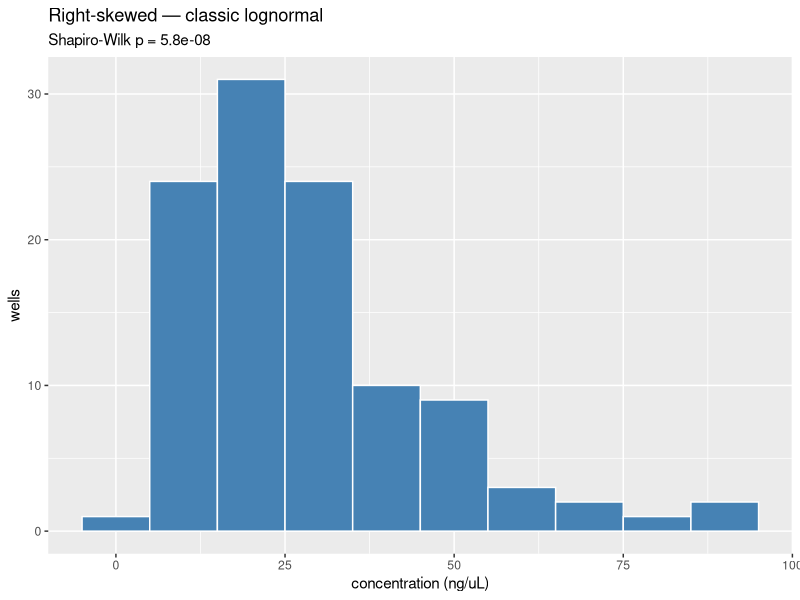
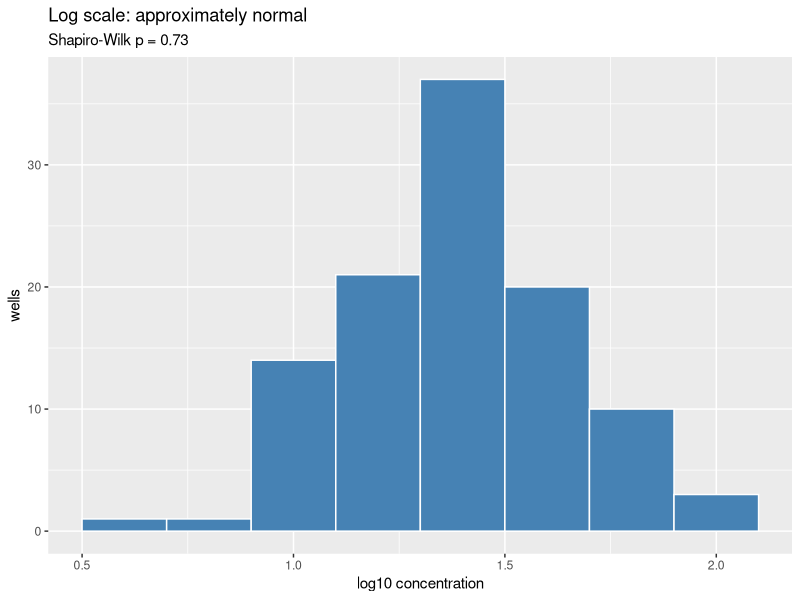
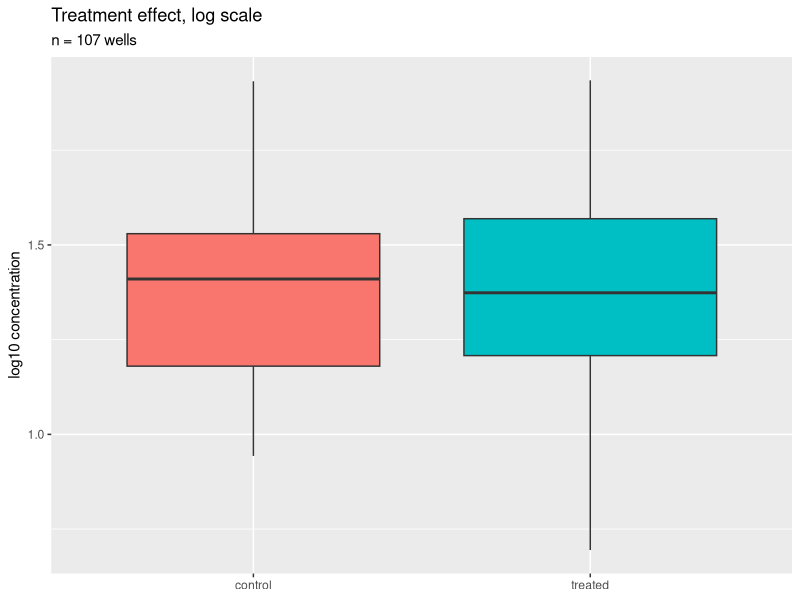
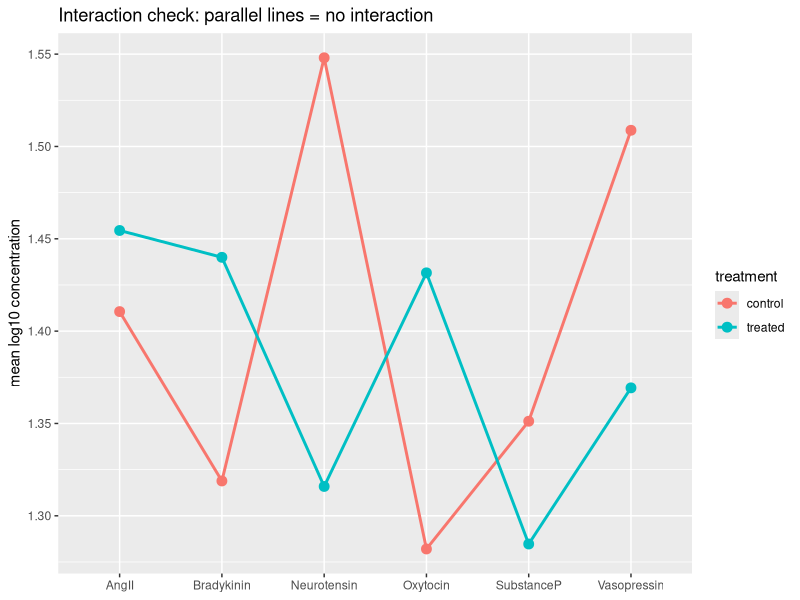

Write the R code that produced these figures, in order.
# Project 2 — Reference solution (R)
# Run from the repo root:  Rscript projects/p2/solution.R

library(tidyverse)
library(broom)

set.seed(42)

dat <- read_csv("data/peptides_assay_clean.csv", show_col_types = FALSE)

## 1. Structure ----
cat("dimensions:", nrow(dat), "rows x", ncol(dat), "cols\n\n")
glimpse(dat)

## 2. Missingness ----
cat("\nNAs per column:\n")
print(colSums(is.na(dat)))
cat("\nOnly concentration has NAs — a missing well means the measurement
failed (instrument/pipetting), not that the sample was absent.\n\n")

## 3-4. EDA: the skew, and the log fix ----
p1 <- ggplot(dat, aes(concentration_ng_ul)) +
  geom_histogram(binwidth = 10, fill = "steelblue", color = "white") +
  labs(x = "concentration (ng/uL)", y = "wells",
       title = "Right-skewed — classic lognormal",
       subtitle = paste0("Shapiro-Wilk p = ",
                         format(shapiro.test(dat$concentration_ng_ul)$p.value,
                                digits = 2)))

dat_log <- dat |>
  mutate(log_conc = log10(concentration_ng_ul))

p2 <- ggplot(dat_log, aes(log_conc)) +
  geom_histogram(binwidth = 0.2, fill = "steelblue", color = "white") +
  labs(x = "log10 concentration", y = "wells",
       title = "Log scale: approximately normal",
       subtitle = paste0("Shapiro-Wilk p = ",
                         format(shapiro.test(na.omit(dat_log$log_conc))$p.value,
                                digits = 2)))

ggsave("projects/p2/fig1_hist_raw.png", p1, width = 6, height = 4, dpi = 300)
ggsave("projects/p2/fig2_hist_log.png", p2, width = 6, height = 4, dpi = 300)

## 5. Q1 — treatment effect ----
cat("\n== Q1: treatment effect ==\n")
d <- dat_log |> filter(!is.na(log_conc))

tt_raw <- t.test(concentration_ng_ul ~ treatment, data = d)
tt_log <- t.test(log_conc ~ treatment, data = d)
cat("raw-scale Welch: t =", round(tt_raw$statistic, 3),
    ", df =", round(tt_raw$parameter, 1),
    ", p =", format(tt_raw$p.value, digits = 3), "\n")
cat("log-scale Welch: t =", round(tt_log$statistic, 3),
    ", df =", round(tt_log$parameter, 1),
    ", p =", format(tt_log$p.value, digits = 3), "\n\n")

print(dat |> group_by(treatment) |>
        summarise(median_conc = median(concentration_ng_ul, na.rm = TRUE),
                  n = sum(!is.na(concentration_ng_ul)), .groups = "drop"))

print(tidy(tt_log))

## 6. Q2 — two-way ANOVA (log scale) ----
cat("\n== Q2: two-way ANOVA, log10(conc) ~ treatment * peptide ==\n")
print(tidy(aov(log_conc ~ treatment * peptide, data = d)))

## 7. Q3 — missingness vs batch ----
cat("\n== Q3: is missingness associated with batch? ==\n")
tab <- table(dat$batch, is.na(dat$concentration_ng_ul),
             dnn = list("batch", "missing"))
print(tab)
ct <- chisq.test(tab)
cat("chi2 =", round(ct$statistic, 2), ", df =", ct$parameter,
    ", p =", format(ct$p.value, digits = 3), "\n")
print(round(ct$expected, 1))   # check expected >= 5 yourself

## 8. Q4 — power simulation ----
cat("\n== Q4: power to detect a +50% effect (n = 50/group) ==\n")
n <- 50
pvals <- replicate(500, {
  t.test(rlnorm(n, log(25) + 0.4, 0.6),
         rlnorm(n, log(25),      0.6))$p.value
})
cat("empirical power:", mean(pvals < 0.05), "\n")

## 9. Figures 3-4 ----
p3 <- ggplot(d, aes(treatment, log_conc, fill = treatment)) +
  geom_boxplot(show.legend = FALSE, outlier.alpha = 0.4) +
  labs(x = NULL, y = "log10 concentration",
       title = "Treatment effect, log scale",
       subtitle = paste0("n = ", nrow(d), " wells"))

p4 <- d |>
  group_by(treatment, peptide) |>
  summarise(m = mean(log_conc), .groups = "drop") |>
  ggplot(aes(peptide, m, color = treatment, group = treatment)) +
  geom_line(linewidth = 1) +
  geom_point(size = 3) +
  labs(x = NULL, y = "mean log10 concentration",
       title = "Interaction check: parallel lines = no interaction")

ggsave("projects/p2/fig3_box_treatment.png", p3, width = 6, height = 4, dpi = 300)
ggsave("projects/p2/fig4_interaction.png", p4, width = 6, height = 4, dpi = 300)

## 10. Receipt ----
cat("\n== Receipt ==\n")
cat("run at:", format(Sys.time(), tz = "UTC", usetz = TRUE), "\n")
cat("data md5:", unname(tools::md5sum("data/peptides_assay_clean.csv")), "\n")
sessionInfo()
